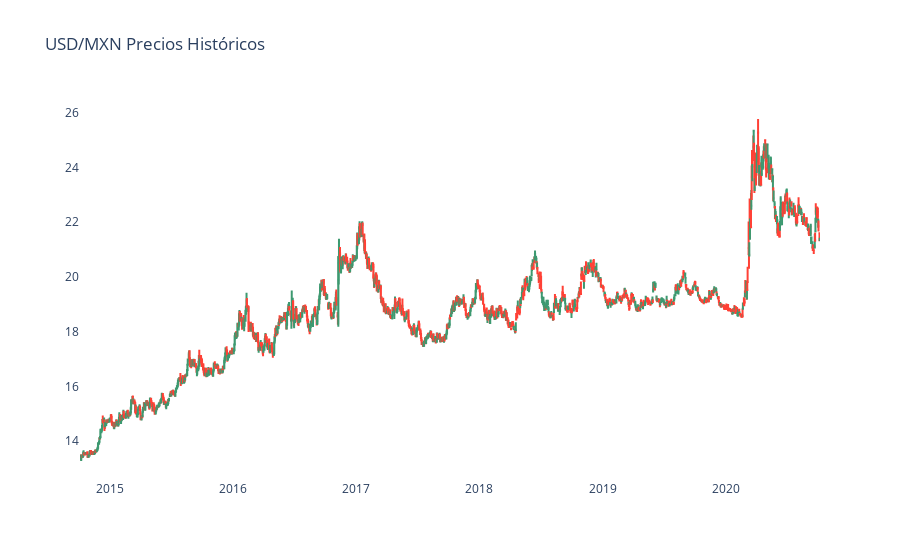

Write notebook code for a chart like this one.
### Markdown cell above
### HISTÓRICO PRECIO DE USD/MXN

### Code cell
##VAMOS A VER LOS DATOS GRAFICADOS DE LOS PRECIOS DE USD/MXN
usdmxn = yf.Ticker("MXN=X").history(period="6y")
dates, Open, High, Low, Close = usdmxn.index, usdmxn.Open, usdmxn.High, usdmxn.Low, usdmxn.Close
trace0 = go.Figure(data=[go.Candlestick(x=dates, open=Open, high=High, low=Low, close=Close)])
trace0.update_layout(xaxis_rangeslider_visible=False, title= "USD/MXN Precios Históricos",paper_bgcolor='white', plot_bgcolor='white')
trace0

### Figure 1 — Plotly figure (JSON) as saved in the notebook; plotly's stock layout.template omitted (floating-point values rounded to 4 significant figures; data arrays with more than 128 entries replaced by an {"elided": "..."} marker saying what was removed)
{"data": [{"close": {"elided": "1566 float values"}, "high": {"elided": "1566 float values"}, "low": {"elided": "1566 float values"}, "open": {"elided": "1566 float values"}, "type": "candlestick", "x": {"elided": "1566 str values"}}], "layout": {"paper_bgcolor": "white", "plot_bgcolor": "white", "title": {"text": "USD/MXN Precios Históricos"}, "xaxis": {"rangeslider": {"visible": false}}}}
